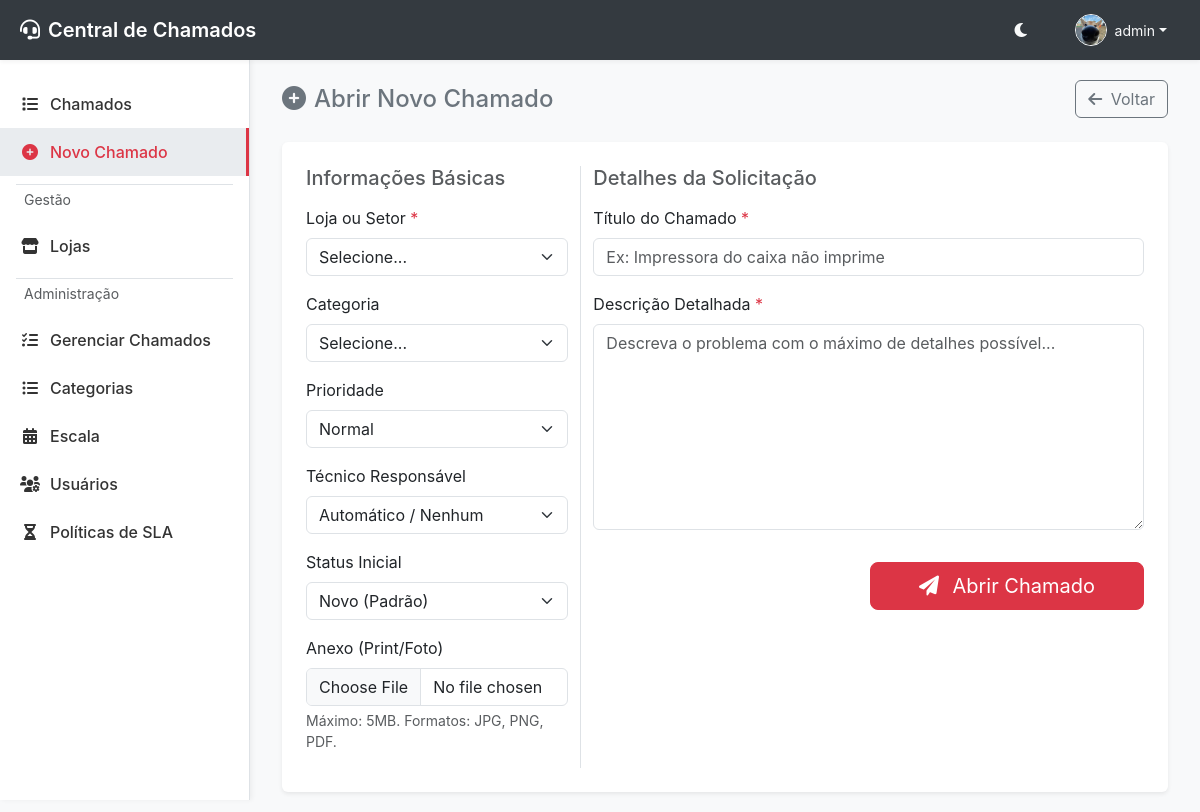
Page /novo (signed in) on the committed database.
### app/models.py (models this page shows, shortened)
class User(UserMixin, db.Model):
    __tablename__ = 'users'
    id = db.Column(db.Integer, primary_key=True)
    username = db.Column(db.String(64), index=True, unique=True, nullable=False)
    email = db.Column(db.String(120), index=True, unique=True, nullable=False)
    password_hash = db.Column(db.String(256))
    role = db.Column(db.String(20), default='user') # user, technician, admin, manager, supervisor
    department = db.Column(db.String(100))
    profile_image = db.Column(db.String(255))
    is_active = db.Column(db.Boolean, default=True)
    created_at = db.Column(db.DateTime, default=datetime.utcnow)

### app/modules/chamados/routes.py (the view)
@chamados_bp.route('/novo', methods=['GET', 'POST'])
@login_required
def novo_chamado():
    if request.method == 'POST':
        service.create_ticket(request.form, current_user)
        flash('Chamado criado com sucesso!', 'success')
        return redirect(url_for('chamados.index'))
    stores = service.get_all_stores()
    categories = service.get_all_categories()
    technicians = service.get_all_technicians()
    return render_template('novo_chamado.html', stores=stores, categories=categories, technicians=technicians, active_page='novo_chamado')

### app/modules/chamados/service.py (called while the page is built)
    def get_all_stores(self):
        from app.modules.lojas.models import Store
        return Store.query.order_by(Store.name).all()

    def get_all_categories(self):
        from .models import Category
        return Category.query.filter_by(active=True).order_by(Category.name).all()

    def get_all_technicians(self):
        from app.models import User
        return User.query.filter_by(role='tecnico').all()

### app/templates/novo_chamado.html (shortened to what this page needs)
{% extends "base.html" %}
{% block content %}
<div class="d-flex justify-content-between align-items-center mb-4">
    <h4 class="mb-0 text-secondary"><i class="fas fa-plus-circle me-2"></i>Abrir Novo Chamado</h4>
    <a href="{{ url_for('chamados.listar_chamados') }}" class="btn btn-outline-secondary"><i class="fas fa-arrow-left me-1"></i> Voltar</a>
</div>
<div class="card border-0 shadow-sm">
    <div class="card-body p-4">
        <form action="{{ url_for('chamados.novo_chamado') }}" method="POST">
            <div class="row g-4">
                <div class="col-md-4 border-end">
                    <h5 class="card-title mb-3 text-muted">Informações Básicas</h5>
                    <div class="mb-3">
                        <label for="loja" class="form-label">Loja ou Setor <span class="text-danger">*</span></label>
                        <select class="form-select" id="loja" name="store_id" required>
                            <option value="" selected disabled>Selecione...</option>
                        </select>
                    </div>
                    <div class="mb-3">
                        <label for="categoria" class="form-label">Categoria</label>
                        <select class="form-select" id="categoria" name="category" required>
                            <option value="" selected disabled>Selecione...</option>
                        </select>
                    </div>
                    <div class="mb-3">
                        <label for="prioridade" class="form-label">Prioridade</label>
                        <select class="form-select" id="prioridade" name="priority">
                            <option value="normal" selected>Normal</option>
                        </select>
                    </div>
                    <div class="mb-3">
                        <label for="tecnico" class="form-label">Técnico Responsável</label>
                        <select class="form-select" id="tecnico" name="technician_id">
                            <option value="" selected>Automático / Nenhum</option>
                        </select>
                    </div>
                    <div class="mb-3">
                        <label for="status" class="form-label">Status Inicial</label>
                        <select class="form-select" id="status" name="status">
                            <option value="novo" selected>Novo (Padrão)</option>
                        </select>
                    </div>
                    <div class="mb-3">
                        <label for="anexo" class="form-label">Anexo (Print/Foto)</label>
                        <input class="form-control" type="file" id="anexo" name="attachment">
                        <div class="form-text">Máximo: 5MB. Formatos: JPG, PNG, PDF.</div>
                    </div>
                </div>
                <div class="col-md-8">
                    <h5 class="card-title mb-3 text-muted">Detalhes da Solicitação</h5>
                    <div class="mb-3">
                        <label for="titulo" class="form-label">Título do Chamado <span class="text-danger">*</span></label>
                        <input type="text" class="form-control" id="titulo" name="title" placeholder="Ex: Impressora do caixa não imprime" required>
                    </div>
                    <div class="mb-3">
                        <label for="descricao" class="form-label">Descrição Detalhada <span class="text-danger">*</span></label>
                        <textarea class="form-control" id="descricao" name="description" rows="8" placeholder="Descreva o problema com o máximo de detalhes possível..." required></textarea>
                    </div>
                    <div class="d-flex justify-content-end pt-3">
                        <button type="submit" class="btn btn-primary btn-lg px-5">
                            <i class="fas fa-paper-plane me-2"></i> Abrir Chamado
                        </button>
                    </div>
                </div>
            </div>
        </form>
    </div>
</div>
{% endblock %}

### app/templates/base.html (shortened to what this page needs)
<!DOCTYPE html>
<html lang="pt-br">
<head>
    <link href="https://cdn.jsdelivr.net/npm/bootstrap@5.3.0/dist/css/bootstrap.min.css" rel="stylesheet">
    <link href="https://cdnjs.cloudflare.com/ajax/libs/font-awesome/6.0.0/css/all.min.css" rel="stylesheet">
    <link rel="stylesheet" href="{{ url_for('static', filename='css/style.css') }}?v=4">
</head>
<body>
    {% if current_user.is_authenticated %}
    <nav class="topbar">
        <div class="brand">
            <i class="fas fa-headset me-2"></i> Central de Chamados
        </div>
        <div class="user-menu">
            <button class="btn btn-link text-light p-0 me-3" id="theme-toggle" title="Alternar Tema">
                <i class="fas fa-moon"></i>
            </button>
            <div class="dropdown">
                <button class="btn btn-link text-light text-decoration-none dropdown-toggle d-flex align-items-center" type="button" id="userDropdown" data-bs-toggle="dropdown" aria-expanded="false">
                    {% if current_user.profile_image %}
                    <img src="{{ url_for('static', filename='uploads/profiles/' + current_user.profile_image) }}" alt="Avatar" class="rounded-circle border border-light" style="width: 32px; height: 32px; object-fit: cover;">
                    {% else %}
                    <i class="fas fa-user-circle fa-lg"></i>
                    {% endif %}
                    <span class="ms-2 small d-none d-md-inline">{{ current_user.username }}</span>
                </button>
            </div>
        </div>
    </nav>
    {% endif %}
    {% if current_user.is_authenticated %}
    <div class="sidebar bg-surface">
        <nav class="nav flex-column">
            <a class="nav-link {% if active_page == 'chamados' %}active{% endif %}" href="{{ url_for('chamados.listar_chamados') }}">
                <i class="fas fa-list"></i> Chamados
            </a>
            <a class="nav-link {% if active_page == 'novo_chamado' %}active{% endif %}" href="{{ url_for('chamados.novo_chamado') }}">
                <i class="fas fa-plus-circle"></i> Novo Chamado
            </a>
            {% if current_user.role != 'tecnico' %}
            <div class="border-top my-2 mx-3 text-muted small px-2 py-1">Gestão</div>
            <a class="nav-link {% if active_page == 'lojas_setores' %}active{% endif %}" href="{{ url_for('lojas.index') }}">
                <i class="fas fa-store"></i> Lojas
            </a>
            {% endif %}
            {% if current_user.role in ['admin', 'manager', 'supervisor', 'tecnico'] %}
            <div class="border-top my-2 mx-3 text-muted small px-2 py-1">Administração</div>
            <a class="nav-link {% if active_page == 'gerenciar_chamados' %}active{% endif %}" href="{{ url_for('chamados.gerenciar_chamados') }}">
                <i class="fas fa-tasks"></i> Gerenciar Chamados
            </a>
            {% endif %}
            {% if current_user.role in ['admin', 'manager', 'supervisor'] %}
            <a class="nav-link {% if active_page == 'categorias' %}active{% endif %}" href="{{ url_for('chamados.gerenciar_categorias') }}">
                <i class="fas fa-list-ul"></i> Categorias
            </a>
            <a class="nav-link {% if active_page == 'escala' %}active{% endif %}" href="{{ url_for('escala.index') }}">
                <i class="fas fa-calendar-alt"></i> Escala
            </a>
            <a class="nav-link {% if active_page == 'usuarios' %}active{% endif %}" href="{{ url_for('auth.listar_usuarios') }}">
                <i class="fas fa-users-cog"></i> Usuários
            </a>
            <a class="nav-link {% if active_page == 'sla' %}active{% endif %}" href="{{ url_for('sla.index') }}">
                <i class="fas fa-hourglass-half"></i> Políticas de SLA
            </a>
            {% endif %}
        </nav>
    </div>
    {% endif %}
    <main class="main-content" {% if not current_user.is_authenticated %}style="margin-left: 0; padding-top: 20px;"{% endif %}>
        <div class="container-fluid">
            {% block content %}{% endblock %}
        </div>
    </main>
</body>
</html>

### rows in the picture
User: profile_image (picture), username "admin"
